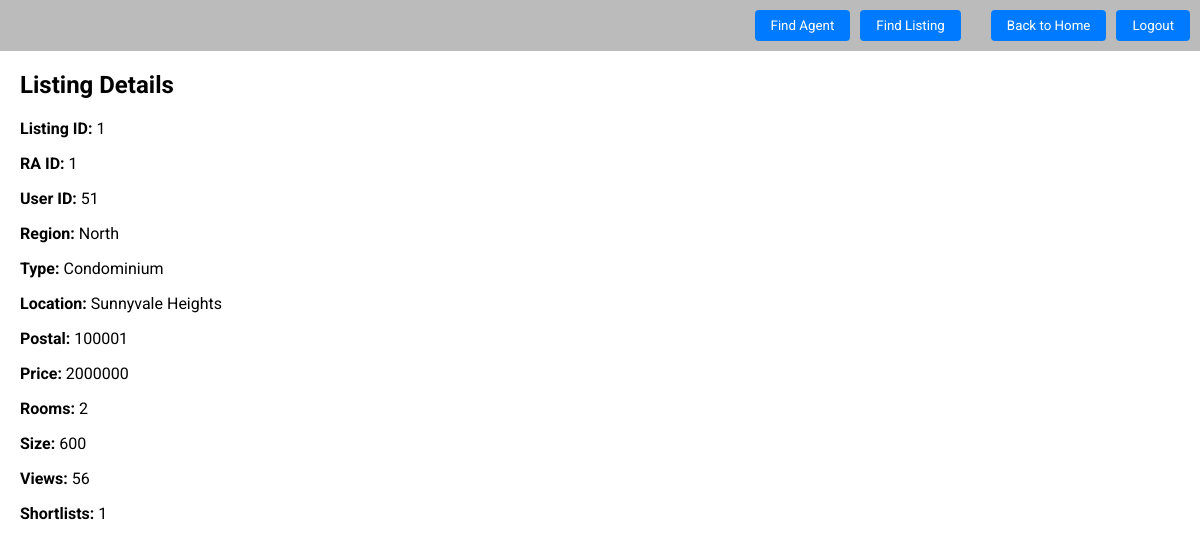
The app's page /Boundary/ra/view_listing.php?listing_id=1 with its own data.
### tables this page shows
CREATE TABLE `listing` (
  `listing_id` int(11) NOT NULL,
  `ra_id` int(11) NOT NULL,
  `user_id` int(11) NOT NULL,
  `region` enum('North','South','East','West','Central') NOT NULL,
  `type` enum('Condominium','Landed Property','HDB Flat') NOT NULL,
  `location` text NOT NULL,
  `postal` int(6) NOT NULL,
  `price` int(11) NOT NULL,
  `rooms` int(1) NOT NULL,
  `size` int(11) NOT NULL,
  `views` int(11) DEFAULT NULL,
  `shortlists` int(11) DEFAULT NULL
);

### Control/ra/view_listing_controller.php (called while the page is built)
<?php
require_once('../../Database/db_conn.php');
require_once('../../Entity/listing.php');
class ViewListingController {
    private $Listing;
    public function __construct($conn) {
        $this->Listing = new Listing($conn);
    }
    public function getListingByListingID($listing_id) {
        return $this->Listing->getListingByListingID($listing_id);
    }
}
$viewListingController = new ViewListingController($conn);
?>

### Entity/listing.php (called while the page is built, shortened)
<?php
class Listing {
    private $conn;
    public function __construct($conn) {
        $this->conn = $conn;
    }
    public function getListingByListingID($listing_id) {
        $sql = "SELECT * FROM listing WHERE listing_id = ?";
        $stmt = $this->conn->prepare($sql);
        $stmt->bind_param("i", $listing_id);
        $stmt->execute();
        $result = $stmt->get_result();
        if ($result->num_rows == 1) {
        return $result->fetch_assoc();
        } else {
            return null;
        }
    }
}
?>

### Boundary/ra/view_listing.php (the view, shortened to what this page needs)
<?php
include "header.php";
include "../../Control/ra/view_listing_controller.php";
if(isset($_GET['listing_id'])) {
    $listing_id = $_GET['listing_id'];
    $listing = $viewListingController->getListingByListingID($listing_id);
    if($listing) {
?>
<!DOCTYPE html>
<html lang="en">
<head>
</head>
<body>
    <div class="container">
        <h2 class="title">Listing Details</h2>
        <div class="listing-details">
            <p><strong>Listing ID:</strong> <?php echo $listing['listing_id']; ?></p>
            <p><strong>RA ID:</strong> <?php echo $listing['ra_id']; ?></p>
            <p><strong>User ID:</strong> <?php echo $listing['user_id']; ?></p>
            <p><strong>Region:</strong> <?php echo $listing['region']; ?></p>
            <p><strong>Type:</strong> <?php echo $listing['type']; ?></p>
            <p><strong>Location:</strong> <?php echo $listing['location']; ?></p>
            <p><strong>Postal:</strong> <?php echo $listing['postal']; ?></p>
            <p><strong>Price:</strong> <?php echo $listing['price']; ?></p>
            <p><strong>Rooms:</strong> <?php echo $listing['rooms']; ?></p>
            <p><strong>Size:</strong> <?php echo $listing['size']; ?></p>
            <p><strong>Views:</strong> <?php echo $listing['views']; ?></p>
            <p><strong>Shortlists:</strong> <?php echo $listing['shortlists']; ?></p>
        </div>
    </div>
</body>
</html>
<?php
    } else {
        echo "<p>Listing not found.</p>";
    }
}
?>

### Boundary/ra/header.php (style rules this page uses)
body { font-family: 'Roboto', sans-serif; margin: 0; padding: 0; }

### Boundary/ra/view_listing.php (style rules this page uses)
.container { margin-left: 20px; }

### records on screen
listing: listing_id "1", ra "1", user "51", region "North", type "Condominium", location "Sunnyvale Heights", postal "100001", price "2000000", rooms "2", size "600", views "56", shortlists "1"
